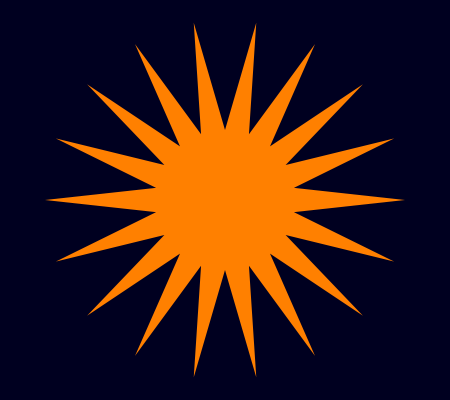
Frame 1 (no input)
Frame 2 (the mouse pressed at the canvas centre, redrawn once): identical to frame 1, image omitted

The Processing sketch that drew this single still picture (run headless with seeded random() and noise(); the mouse was pressed at the canvas centre and the sketch redrawn once):

// Processing sketch: processing_28207
// ── processing_28207.pde

float innerRadius = 70;
float outerRadius = 180;

int numSpikes = 18;

PVector[] points = new PVector[ numSpikes * 2 ];

void setup()
{
    size( 450, 400 );
    
    float angle = TWO_PI / points.length;
    
    for ( int i = 0; i < points.length; i++ ) {
        
        float x, y;
        
        if ( i % 2 == 0 ) {
            x = cos( angle * i ) * outerRadius;
            y = sin( angle * i ) * outerRadius;
        } else {
            x = cos( angle * i ) * innerRadius;
            y = sin( angle * i ) * innerRadius;
        }
        
        points[i] = new PVector( x, y );
    }
    
    noLoop();
}

void draw()
{
    background( 0, 0, 32 );
    translate( width/2, height/2 );
    smooth();
    
    
    fill( 255, 128 ,0 );
    noStroke();
    
    beginShape();
    for (int i = 0; i < points.length; i++) {
        vertex( points[i].x, points[i].y );
    }
    endShape(CLOSE);
}               
